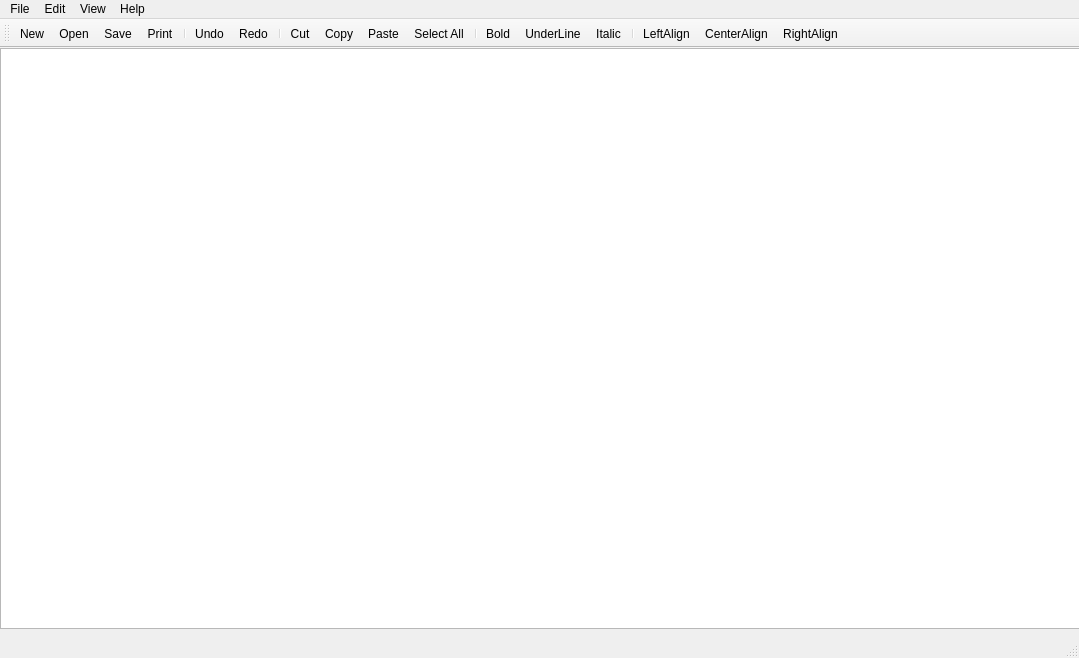
<?xml version="1.0" encoding="UTF-8"?>
<ui version="4.0">
 <class>TextEditor</class>
 <widget class="QMainWindow" name="TextEditor">
  <property name="geometry">
   <rect>
    <x>0</x>
    <y>0</y>
    <width>1079</width>
    <height>658</height>
   </rect>
  </property>
  <property name="windowTitle">
   <string>TextEditor</string>
  </property>
  <widget class="QWidget" name="centralWidget">
   <widget class="QPlainTextEdit" name="plainTextEdit">
    <property name="geometry">
     <rect>
      <x>0</x>
      <y>0</y>
      <width>1081</width>
      <height>581</height>
     </rect>
    </property>
   </widget>
  </widget>
  <widget class="QMenuBar" name="menuBar">
   <property name="geometry">
    <rect>
     <x>0</x>
     <y>0</y>
     <width>1079</width>
     <height>21</height>
    </rect>
   </property>
   <widget class="QMenu" name="menuFile">
    <property name="title">
     <string>File</string>
    </property>
    <addaction name="actionNew"/>
    <addaction name="actionOpen"/>
    <addaction name="actionSave"/>
    <addaction name="actionOpen_Recent"/>
    <addaction name="actionPrint"/>
    <addaction name="actionClose"/>
    <addaction name="actionQuit"/>
   </widget>
   <widget class="QMenu" name="menuEdit">
    <property name="title">
     <string>Edit</string>
    </property>
    <addaction name="actionUndo"/>
    <addaction name="actionRedo"/>
    <addaction name="separator"/>
    <addaction name="actionCut"/>
    <addaction name="actionCopy"/>
    <addaction name="actionPaste"/>
    <addaction name="separator"/>
    <addaction name="actionDelete"/>
    <addaction name="actionSelect_All"/>
    <addaction name="actionFind_Replace"/>
    <addaction name="actionGo_to_Line"/>
   </widget>
   <widget class="QMenu" name="menuView">
    <property name="title">
     <string>View</string>
    </property>
   </widget>
   <widget class="QMenu" name="menuAbout">
    <property name="title">
     <string>Help</string>
    </property>
    <addaction name="actionAbout"/>
   </widget>
   <addaction name="menuFile"/>
   <addaction name="menuEdit"/>
   <addaction name="menuView"/>
   <addaction name="menuAbout"/>
  </widget>
  <widget class="QToolBar" name="mainToolBar">
   <attribute name="toolBarArea">
    <enum>TopToolBarArea</enum>
   </attribute>
   <attribute name="toolBarBreak">
    <bool>false</bool>
   </attribute>
   <addaction name="actionNew"/>
   <addaction name="actionOpen"/>
   <addaction name="actionSave"/>
   <addaction name="actionPrint"/>
   <addaction name="separator"/>
   <addaction name="actionUndo"/>
   <addaction name="actionRedo"/>
   <addaction name="separator"/>
   <addaction name="actionCut"/>
   <addaction name="actionCopy"/>
   <addaction name="actionPaste"/>
   <addaction name="actionSelect_All"/>
   <addaction name="separator"/>
   <addaction name="actionBold"/>
   <addaction name="actionUnderLine"/>
   <addaction name="actionItalic"/>
   <addaction name="separator"/>
   <addaction name="actionLeftAlign"/>
   <addaction name="actionCenterAlign"/>
   <addaction name="actionRightAlign"/>
  </widget>
  <widget class="QStatusBar" name="statusBar"/>
  <action name="actionNew">
   <property name="icon">
    <iconset resource="icons.qrc">
     <normaloff>:/assets/icons/new.png</normaloff>:/assets/icons/new.png</iconset>
   </property>
   <property name="text">
    <string>New</string>
   </property>
   <property name="toolTip">
    <string>New File</string>
   </property>
  </action>
  <action name="actionOpen">
   <property name="icon">
    <iconset resource="icons.qrc">
     <normaloff>:/assets/icons/open.png</normaloff>:/assets/icons/open.png</iconset>
   </property>
   <property name="text">
    <string>Open</string>
   </property>
   <property name="toolTip">
    <string>Open File</string>
   </property>
  </action>
  <action name="actionOpen_Recent">
   <property name="text">
    <string>Open Recent</string>
   </property>
  </action>
  <action name="actionClose">
   <property name="icon">
    <iconset resource="icons.qrc">
     <normaloff>:/assets/icons/close.png</normaloff>:/assets/icons/close.png</iconset>
   </property>
   <property name="text">
    <string>Close</string>
   </property>
   <property name="toolTip">
    <string>Close File</string>
   </property>
  </action>
  <action name="actionUndo">
   <property name="icon">
    <iconset resource="icons.qrc">
     <normaloff>:/assets/icons/undo.png</normaloff>:/assets/icons/undo.png</iconset>
   </property>
   <property name="text">
    <string>Undo</string>
   </property>
  </action>
  <action name="actionRedo">
   <property name="icon">
    <iconset resource="icons.qrc">
     <normaloff>:/assets/icons/redo.png</normaloff>:/assets/icons/redo.png</iconset>
   </property>
   <property name="text">
    <string>Redo</string>
   </property>
  </action>
  <action name="actionCut">
   <property name="icon">
    <iconset resource="icons.qrc">
     <normaloff>:/assets/icons/cut.png</normaloff>:/assets/icons/cut.png</iconset>
   </property>
   <property name="text">
    <string>Cut</string>
   </property>
  </action>
  <action name="actionCopy">
   <property name="icon">
    <iconset resource="icons.qrc">
     <normaloff>:/assets/icons/copy.png</normaloff>:/assets/icons/copy.png</iconset>
   </property>
   <property name="text">
    <string>Copy</string>
   </property>
  </action>
  <action name="actionPaste">
   <property name="icon">
    <iconset resource="icons.qrc">
     <normaloff>:/assets/icons/paste.png</normaloff>:/assets/icons/paste.png</iconset>
   </property>
   <property name="text">
    <string>Paste</string>
   </property>
  </action>
  <action name="actionDelete">
   <property name="text">
    <string>Delete</string>
   </property>
  </action>
  <action name="actionSelect_All">
   <property name="icon">
    <iconset resource="icons.qrc">
     <normaloff>:/assets/icons/select.png</normaloff>:/assets/icons/select.png</iconset>
   </property>
   <property name="text">
    <string>Select All</string>
   </property>
  </action>
  <action name="actionFind_Replace">
   <property name="icon">
    <iconset resource="icons.qrc">
     <normaloff>:/assets/icons/find.png</normaloff>:/assets/icons/find.png</iconset>
   </property>
   <property name="text">
    <string>Find/Replace</string>
   </property>
  </action>
  <action name="actionGo_to_Line">
   <property name="text">
    <string>Go to Line</string>
   </property>
  </action>
  <action name="actionSave">
   <property name="icon">
    <iconset resource="icons.qrc">
     <normaloff>:/assets/icons/save1.png</normaloff>:/assets/icons/save1.png</iconset>
   </property>
   <property name="text">
    <string>Save</string>
   </property>
  </action>
  <action name="actionAbout">
   <property name="text">
    <string>About</string>
   </property>
  </action>
  <action name="actionBold">
   <property name="icon">
    <iconset resource="icons.qrc">
     <normaloff>:/assets/icons/Bold.png</normaloff>:/assets/icons/Bold.png</iconset>
   </property>
   <property name="text">
    <string>Bold</string>
   </property>
  </action>
  <action name="actionUnderLine">
   <property name="icon">
    <iconset resource="icons.qrc">
     <normaloff>:/assets/icons/Underline.png</normaloff>:/assets/icons/Underline.png</iconset>
   </property>
   <property name="text">
    <string>UnderLine</string>
   </property>
  </action>
  <action name="actionItalic">
   <property name="icon">
    <iconset resource="icons.qrc">
     <normaloff>:/assets/icons/Italic.png</normaloff>:/assets/icons/Italic.png</iconset>
   </property>
   <property name="text">
    <string>Italic</string>
   </property>
  </action>
  <action name="actionLeftAlign">
   <property name="icon">
    <iconset resource="icons.qrc">
     <normaloff>:/assets/icons/leftAlign.png</normaloff>:/assets/icons/leftAlign.png</iconset>
   </property>
   <property name="text">
    <string>LeftAlign</string>
   </property>
  </action>
  <action name="actionCenterAlign">
   <property name="icon">
    <iconset resource="icons.qrc">
     <normaloff>:/assets/icons/CenterAlign.png</normaloff>:/assets/icons/CenterAlign.png</iconset>
   </property>
   <property name="text">
    <string>CenterAlign</string>
   </property>
  </action>
  <action name="actionRightAlign">
   <property name="icon">
    <iconset resource="icons.qrc">
     <normaloff>:/assets/icons/RightAlign.png</normaloff>:/assets/icons/RightAlign.png</iconset>
   </property>
   <property name="text">
    <string>RightAlign</string>
   </property>
  </action>
  <action name="actionPrint">
   <property name="icon">
    <iconset resource="icons.qrc">
     <normaloff>:/assets/icons/print.png</normaloff>:/assets/icons/print.png</iconset>
   </property>
   <property name="text">
    <string>Print</string>
   </property>
  </action>
  <action name="actionQuit">
   <property name="text">
    <string>Quit</string>
   </property>
  </action>
 </widget>
 <layoutdefault spacing="6" margin="11"/>
 <resources>
  <include location="icons.qrc"/>
 </resources>
 <connections/>
</ui>
